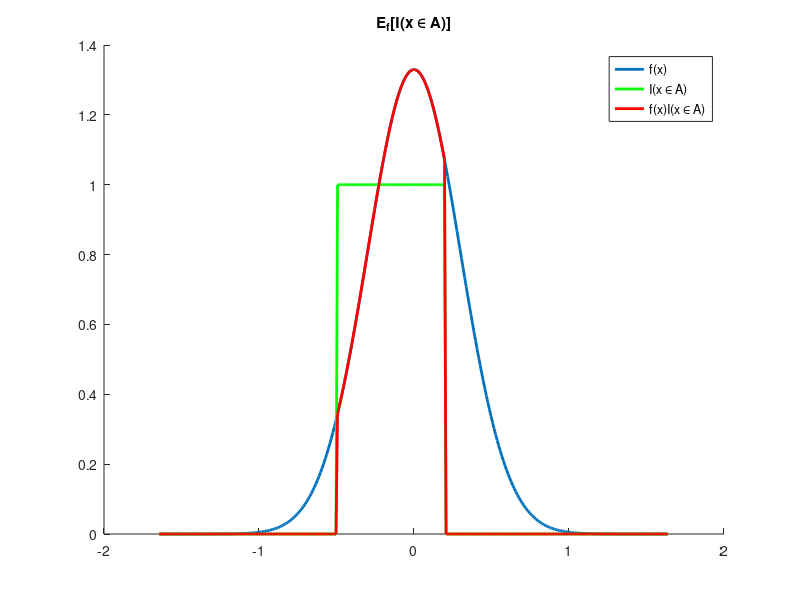

Write the MATLAB code that produced this figure.
% Expectation
clear;
clc;

% Distribution
L = 3;
mu1 = 0;  % mean (mu)
S1 = 0.3;  % std deviation
x = [(mu1 - L * sqrt(S1)):(0.01):(mu1 + L * sqrt(S1))];
xmin = min(x);
xmax = max(x);
fx = normpdf(x, mu1, S1); % p(x)
Fx = cumsum(fx);

A = [-0.5 0.2];

I = zeros(1,length(x));
ind1 = find(x > A(1), 1);
ind2 = find(x < A(2), 1, 'last');
I(ind1:ind2) = 1;

figure(1);
clf;
hold on;
plot(x, fx, 'LineWidth',2);
plot(x, I,'g', 'LineWidth',2);
plot(x, fx.*I, 'r', 'LineWidth', 2);
title('E_f[I(x \in A)]');
legend('f(x)', 'I(x \in A)', 'f(x)I(x \in A)');
pause
